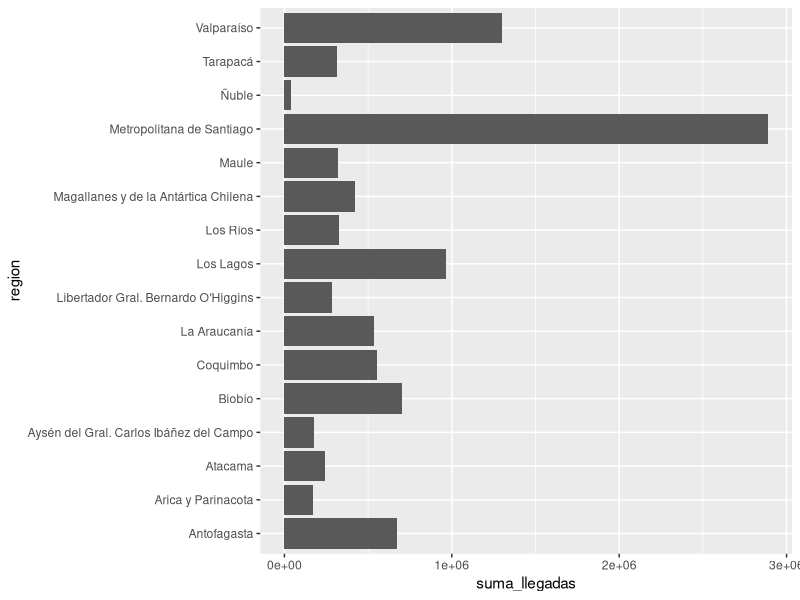
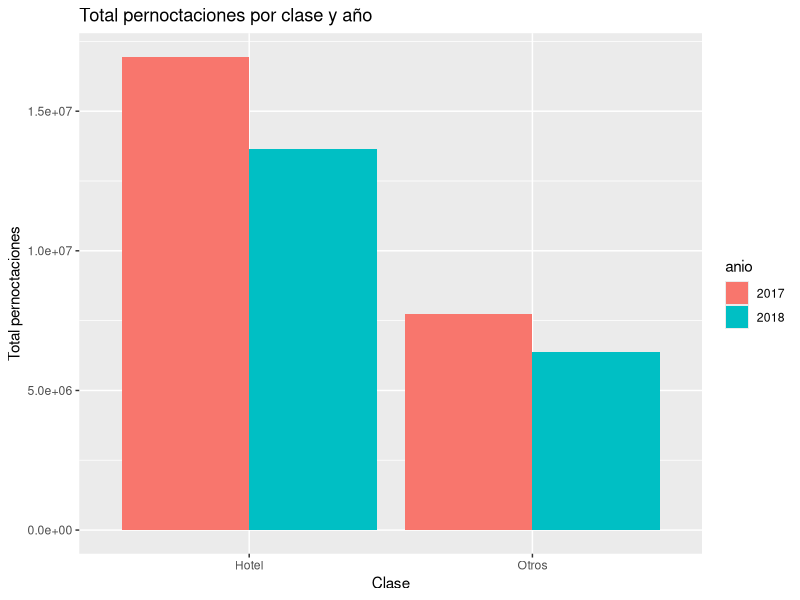
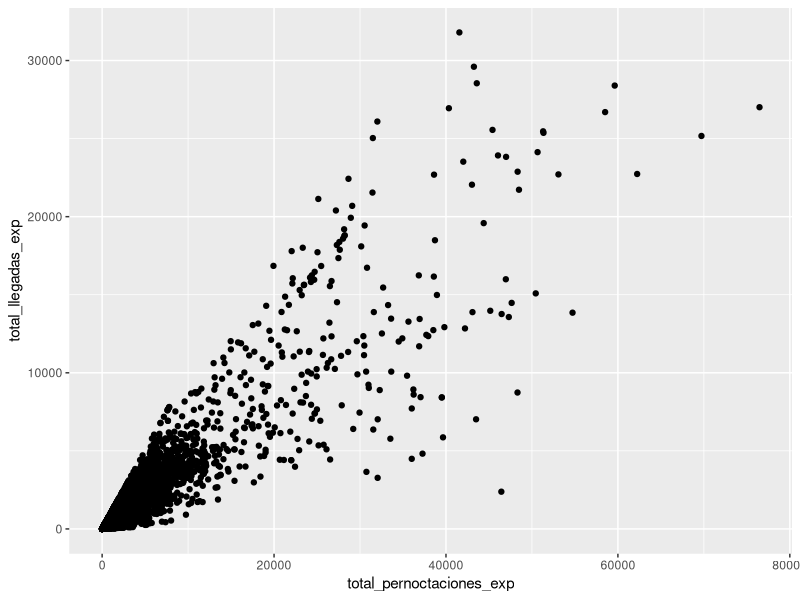
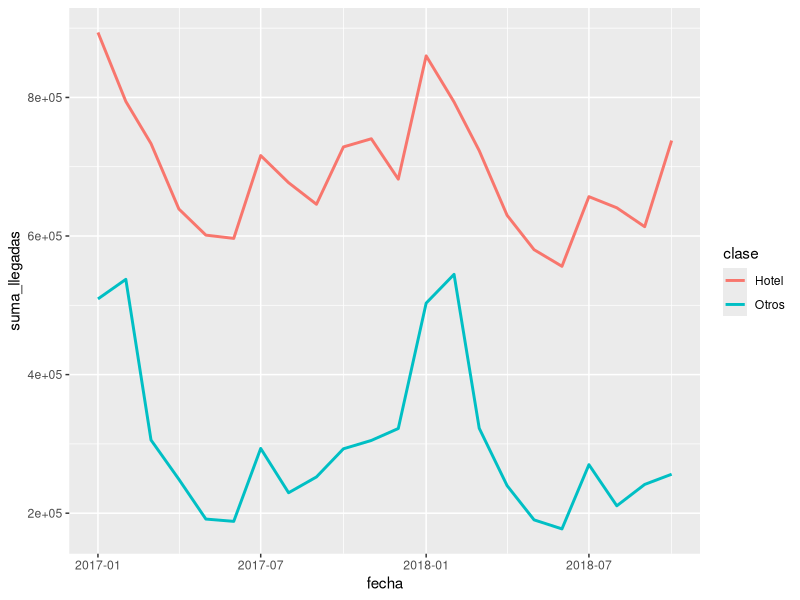

Write the R code that produced these figures, in order.
## ---- chunk 1
library(knitr)
opts_chunk$set(echo = TRUE)
options(tinytex.verbose = TRUE)
## ---- chunk 2
#| echo: TRUE
#| eval: TRUE
#| warning: FALSE
#| message: FALSE
library(readxl)

emat <- read_excel("emat.xlsx")

## ---- chunk 3
#| echo: TRUE
#| eval: TRUE
#| warning: FALSE
#| message: FALSE
library(dplyr)
library(tidyr)

pernoctaciones_wide <- emat %>% 
  group_by(anio, region) %>% 
  summarise(suma_pernoctaciones = sum(total_pernoctaciones_exp)) %>% 
  pivot_wider(names_from = anio, 
              values_from = suma_pernoctaciones, 
              names_prefix = "pernoctaciones_")

pernoctaciones_wide

## ---- chunk 4
#| echo: TRUE
#| eval: TRUE
#| warning: FALSE
#| message: FALSE
llegadas_wide <- emat %>% 
  group_by(anio, region) %>% 
  summarise(suma_llegadas = sum(total_llegadas_exp, na.rm = TRUE)) %>% 
  pivot_wider(names_from = anio, 
              values_from = suma_llegadas, 
              names_prefix = "llegadas_")

llegadas_wide

## ---- chunk 5
#| echo: TRUE
#| eval: TRUE
#| warning: FALSE
#| message: FALSE
pernoctaciones_wide %>% 
  left_join(llegadas_wide, by = "region")

## ---- chunk 6
#| echo: TRUE
#| eval: TRUE
#| warning: FALSE
#| message: FALSE
library(ggplot2)

emat %>% 
  filter(anio == 2018) %>% 
  group_by(region) %>% 
  summarise(suma_llegadas = sum(total_llegadas_exp)) %>% 
  ggplot() +
  aes(x = suma_llegadas, y = region) +
  geom_bar(stat = "identity")

## ---- chunk 7
#| echo: TRUE
#| eval: TRUE
#| warning: FALSE
#| message: FALSE
emat %>% 
  mutate(anio = as.factor(anio)) %>% 
  filter(!is.na(clase)) %>% 
  group_by(clase, anio) %>% 
  summarise(suma_pernoctaciones = sum(total_pernoctaciones_exp)) %>% 
  ggplot() +
  aes(x = clase, y = suma_pernoctaciones, fill = anio) +
  geom_bar(stat = "identity", position = "dodge") +
  labs(x = "Clase", y = "Total pernoctaciones", title = "Total pernoctaciones por clase y año")

## ---- chunk 8
#| echo: TRUE
#| eval: TRUE
#| warning: FALSE
#| message: FALSE
emat %>% 
  filter(anio == 2017) %>% 
  ggplot() +
  aes(x = total_pernoctaciones_exp, y = total_llegadas_exp) +
  geom_point()

## ---- chunk 9
#| echo: TRUE
#| eval: TRUE
#| warning: FALSE
#| message: FALSE
emat %>% 
  filter(!is.na(clase)) %>% 
  group_by(fecha, clase) %>% 
  summarise(suma_llegadas = sum(total_llegadas_exp)) %>% 
  ggplot() +
  aes(x = fecha, y = suma_llegadas, color = clase) +
  geom_line(size = 1)

